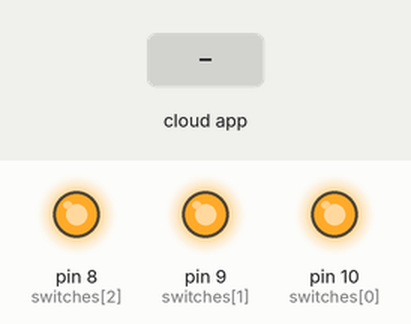
Simulated run of this sketch. Board: Arduino Uno, built with avr-gcc and run on an emulated ATmega328P. Shown: output pins drawn as LEDs (lit = HIGH). Inputs (shaded band) come from the test bench. The RemoteXY app is connected; pins used as bus, display or sensor lines are not drawn.

Above: at 1.2 s.
1.3 s: the phone or cloud app sets switch_1 to 1
At 1.6 s:
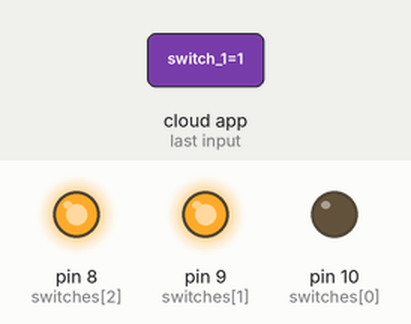
2.8 s: the phone or cloud app sets switch_3 to 1
At 3.9 s:
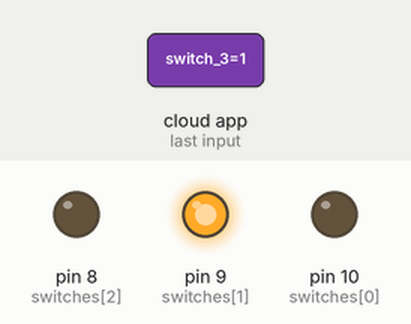
4.3 s: the phone or cloud app sets switch_2 to 1
At 5.0 s:
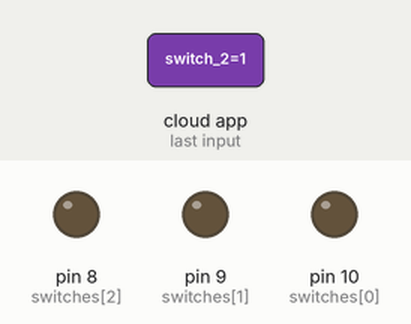
5.8 s: the phone or cloud app sets switch_1 to 0
At 6.2 s:
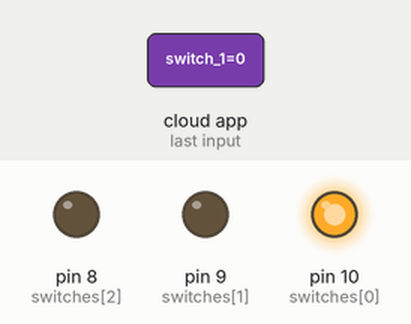
7.3 s: the phone or cloud app sets switch_3 to 0
At 8.5 s:
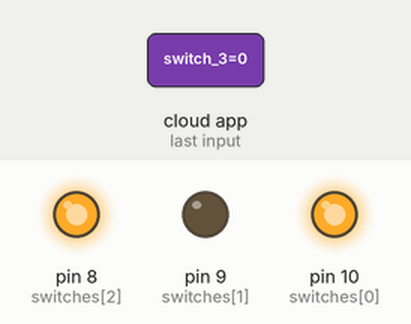
8.8 s: the phone or cloud app sets switch_1 to 1
At 9.7 s:
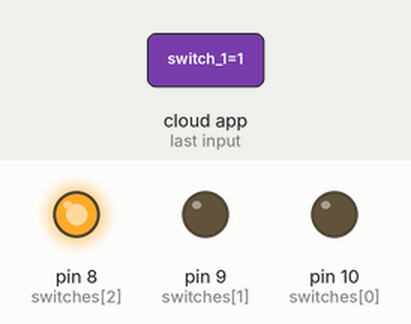
Timing chart, 0 to 11.3 s (numbered marks = the images above; inputs shaded):
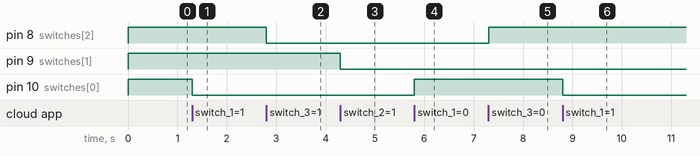

Measured:
- after the input at 1.3 s, pin 10 (switches[0]): HIGH → LOW at once
- after the input at 2.8 s, pin 8 (switches[2]): HIGH → LOW at once
- after the input at 4.3 s, pin 9 (switches[1]): HIGH → LOW at once
- after the input at 5.8 s, pin 10 (switches[0]): LOW → HIGH at once
- after the input at 7.3 s, pin 8 (switches[2]): LOW → HIGH at once
- after the input at 8.8 s, pin 10 (switches[0]): HIGH → LOW at once

The sketch:

wireless-switch.ino
```cpp
// (licence header left out)
//////////////////////////////////////////////
//        RemoteXY include library          //
//////////////////////////////////////////////

// you can enable debug logging to Serial at 115200
//#define REMOTEXY__DEBUGLOG

// RemoteXY select connection mode and include library
#define REMOTEXY_MODE__SOFTSERIAL
#include <SoftwareSerial.h>

#include <RemoteXY.h>

// RemoteXY connection settings
#define REMOTEXY_SERIAL_RX 2
#define REMOTEXY_SERIAL_TX 3
#define REMOTEXY_SERIAL_SPEED 9600


// RemoteXY configurate
#pragma pack(push, 1)
uint8_t RemoteXY_CONF[] =   // 74 bytes
  { 255,4,0,0,0,67,0,16,24,1,2,0,5,25,22,11,162,26,31,31,
  49,0,79,70,70,0,2,0,36,59,22,11,162,26,31,31,52,0,79,70,
  70,0,2,0,5,59,22,11,162,26,31,31,51,0,79,70,70,0,2,0,
  36,25,22,11,162,26,31,31,50,0,79,70,70,0 };

// this structure defines all the variables and events of your control interface
struct {

    // input variables
  uint8_t switch_1; // =1 if switch ON and =0 if OFF
  uint8_t switch_4; // =1 if switch ON and =0 if OFF
  uint8_t switch_3; // =1 if switch ON and =0 if OFF
  uint8_t switch_2; // =1 if switch ON and =0 if OFF

    // other variable
  uint8_t connect_flag;  // =1 if wire connected, else =0

} RemoteXY;
#pragma pack(pop)


/////////////////////////////////////////////
//           END RemoteXY include          //
/////////////////////////////////////////////


#define num_of_switches 4

int switches[num_of_switches] = { 10 , 9 , 8 };

// INVERSE LOGIC RELAY
const uint8_t ON = 0;
const uint8_t OFF = 1;

void setup()
{
    RemoteXY_Init ();

    // Setup Code
    for (int i = 0 ; i < num_of_switches ; i++)
    {
        pinMode(switches[i], OUTPUT);
    }
    Serial.begin(9600);
}


void loop()
{
    RemoteXY_Handler ();

    uint8_t recieved[num_of_switches] = {
        RemoteXY.switch_1,
        RemoteXY.switch_2,
        RemoteXY.switch_3,
        RemoteXY.switch_4
    };

    // use the RemoteXY structure for data transfer
    // do not call delay(), use instead RemoteXY_delay()

    // Main Logic
    for (int i = 0 ; i < num_of_switches ; i++)
    {
        if (recieved[i] == OFF)
        {
            digitalWrite(switches[i], LOW);
        }
        else if (recieved[i] == ON)
        {
            digitalWrite(switches[i], HIGH);
        }
    }
}
```
